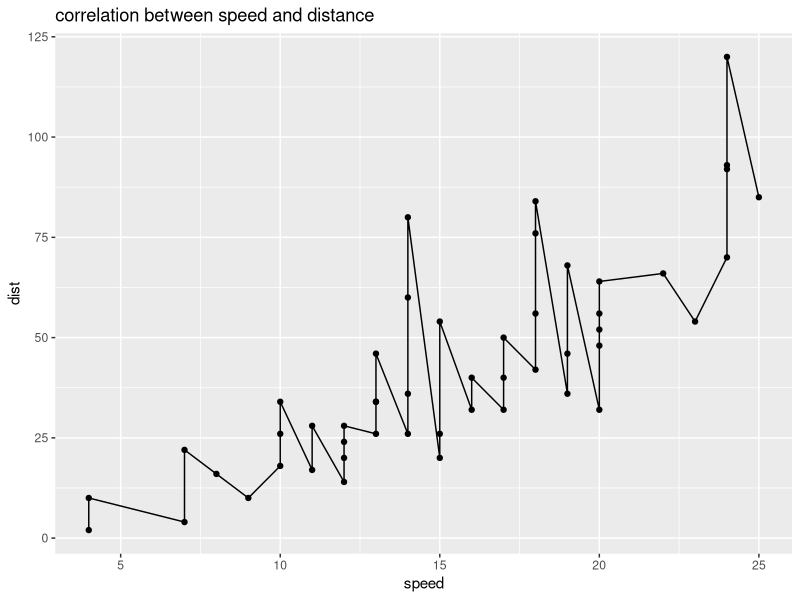
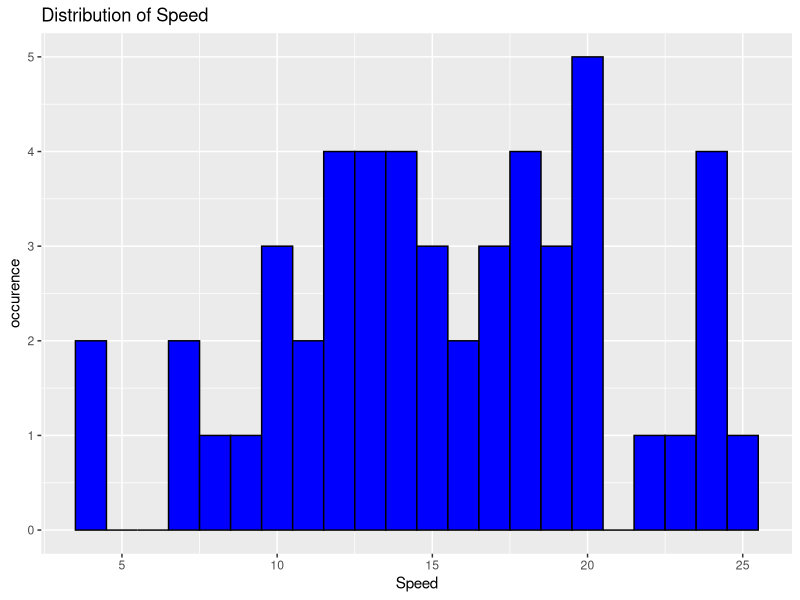
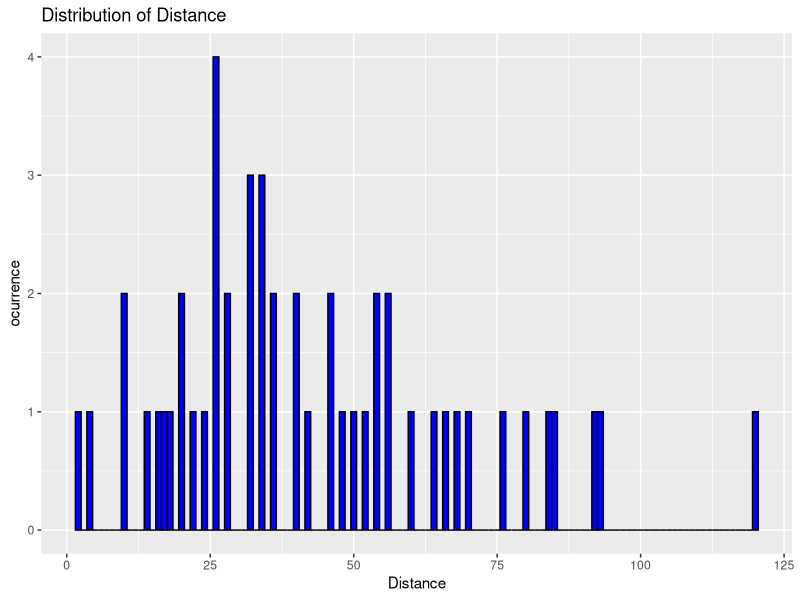
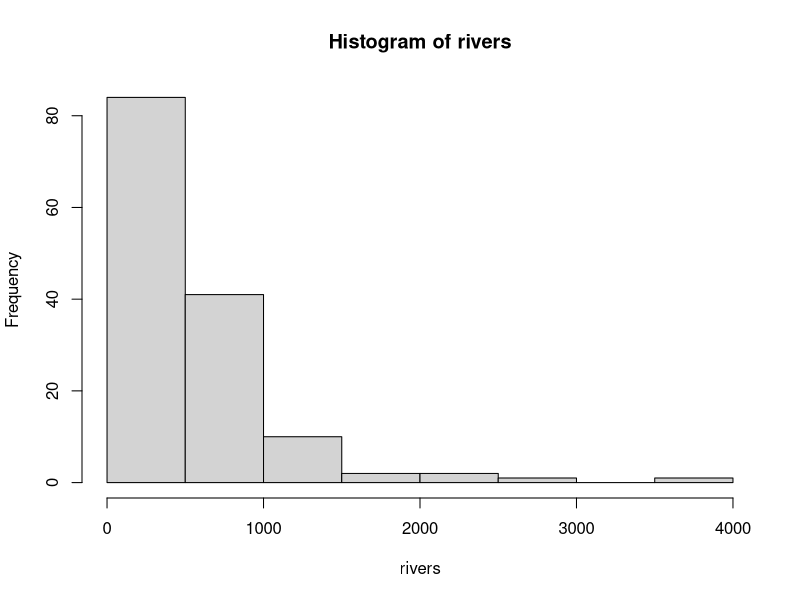
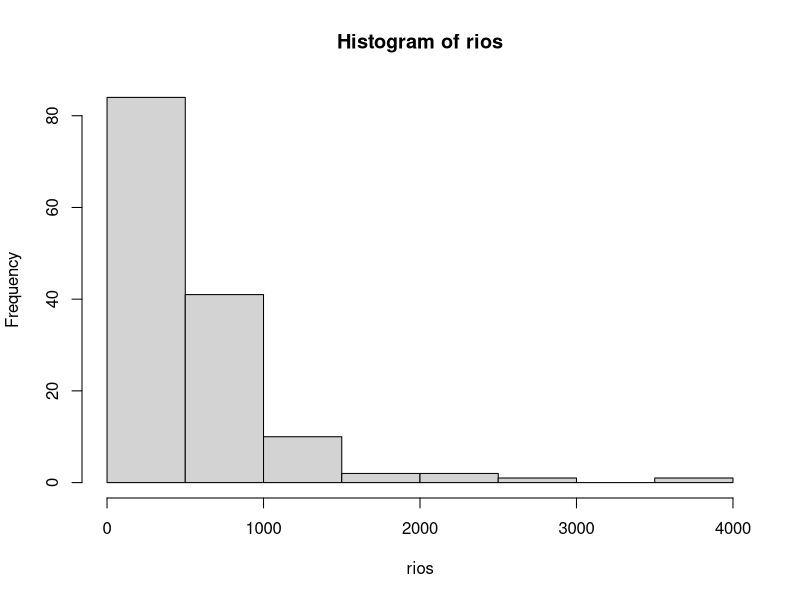
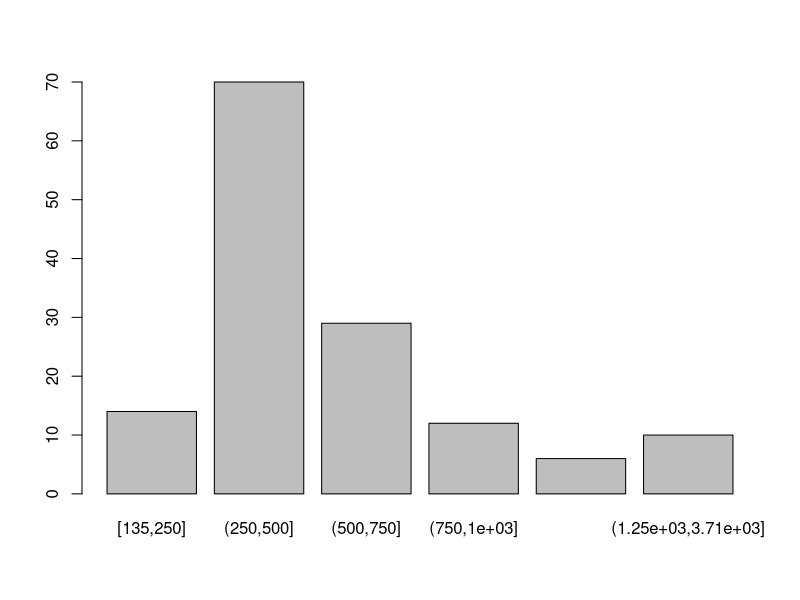
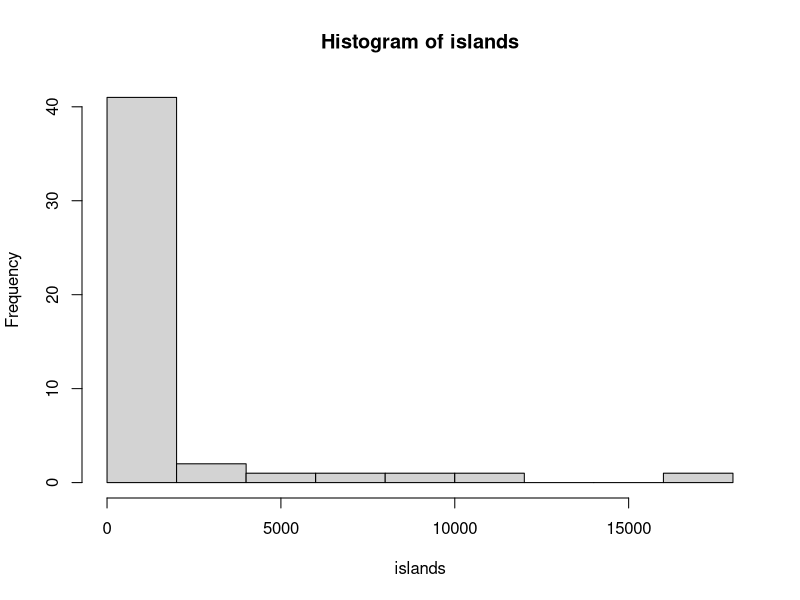
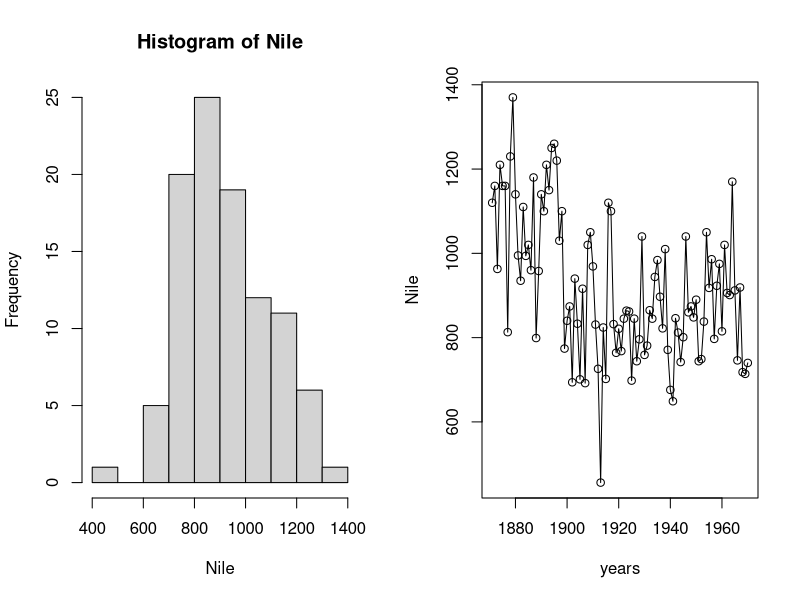

R code for these plots, in order:
library(ggplot2)

carros <- cars

ggplot(carros, aes(x = speed, y = dist)) + 
  geom_point() +
  geom_line() + 
  labs(title = "correlation between speed and distance")

ggplot(carros, aes(x=speed)) +
  geom_histogram(binwidth=1, fill="blue", color="black") +
  labs(x="Speed", y="occurence", title="Distribution of Speed")

ggplot(carros, aes(x=dist)) +
  geom_histogram(binwidth=1, fill="blue", color="black") +
  labs(x="Distance", y="ocurrence", title="Distribution of Distance")

## Class exercise, podría estar chambeando puta madre

hist(rivers)
rios <- rivers
hist(rios)
breaks <- c(min(rivers), 250, 500, 750, 1000, 1250, max(rivers))
rios_cut <- cut(rios, breaks = breaks, include.lowest = TRUE)
barplot(table(rios_cut))

## segunda parte
hist(islands)

# vamos a quitar los outliers

IQR_islands <- IQR(islands)

# Calculate the lower and upper bounds
lower_bound <- quantile(islands, 0.25) - 1.5 * IQR_islands
upper_bound <- quantile(islands, 0.75) + 1.5 * IQR_islands

# Remove the outliers
islands_no_outliers <- islands[islands > lower_bound & islands < upper_bound]

IQR_islands_no_outliers <- IQR(islands_no_outliers)

lower_bound <- quantile(islands_no_outliers, 0.25) - 1.5 * IQR_islands_no_outliers
upper_bound <- quantile(islands_no_outliers, 0.75) + 1.5 * IQR_islands_no_outliers

# Remove the outliers
islands_no_outliers2 <- islands_no_outliers[islands_no_outliers > lower_bound & islands_no_outliers < upper_bound]
## lets create a function that recursively returns this 
remove_outliers_n_times <- function(data, n) {
  # Base case: if n is 0, return the data
  if (n == 0) {
    return(data)
  } else {
    # Calculate the IQR
    IQR_data <- IQR(data)
    
    # Calculate the lower and upper bounds
    lower_bound <- quantile(data, 0.25) - 1.5 * IQR_data
    upper_bound <- quantile(data, 0.75) + 1.5 * IQR_data
    
    # Remove the outliers
    data_no_outliers <- data[data > lower_bound & data < upper_bound]
    
    # Recursive call with decremented n
    return(remove_outliers_n_times(data_no_outliers, n - 1))
  }
}


testdata <- remove_outliers_n_times(islands, 8)


## metodos no robustos y robustos son clasificados con base en si son sensibles a outliers o no


## time to do the last part 

# The data set Nile contains yearly measurements of the flow of the river Nile.
#  a.Find a suitable way to visualize the data and plot it.
#  b.How has the flow of the river changed during the years 1871-1970 based on the plot?
#  c.Calculate the values of the following statistics for the flow: mean, standard deviation, variance, minimum, maximum, median, median absolute deviation, mode, skewness and kurtosis.
#  d.How are each of the statistics in part c visible in the plot of part a?

# Part a
par(mfrow = c(1, 2))

hist(Nile)

years <- seq(1871, 1970, by = 1)
plot(years, Nile, type = "o")

# Part b
# The flow of the river based on the plot has been slightly decreasing over the years

# Part c
# 
getmode <- function(v) {
  uniqv <- unique(v)
  uniqv[which.max(tabulate(match(v, uniqv)))]
}

# > mean(Nile)
# [1] 919.35
# > sd(Nile)
# [1] 169.2275
# > var(Nile)
# [1] 28637.95
# > min(Nile)
# [1] 456
# > max(Nile)
# [1] 1370
# > median(Nile)
# [1] 893.5
# > mad(Nile)
# [1] 179.3946
# > getmode(Nile)
# [1] 1160
# > skewness(Nile)
# [1] 0.3223697
# > kurtosis(Nile)
# [1] 2.695093


